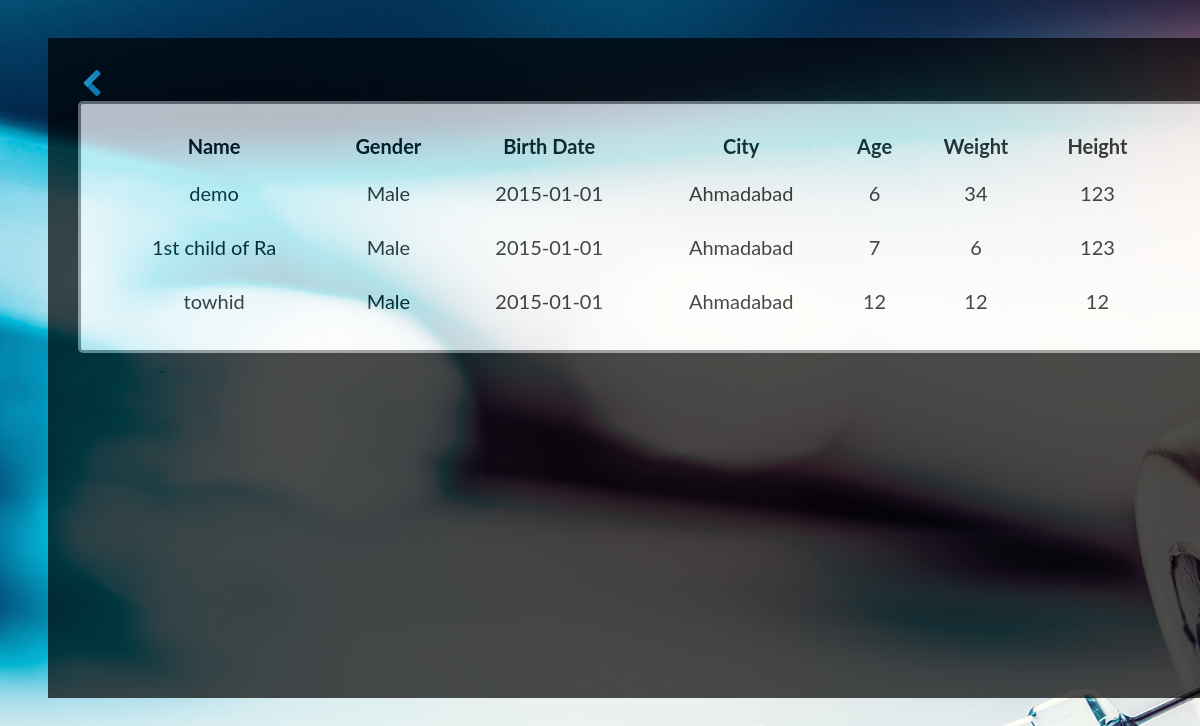
/e_vaccination_PHP/viewchild.php, run on the app's committed database.
### tables this page shows
CREATE TABLE `child` (
  `c_name` varchar(15) NOT NULL,
  `c_gender` varchar(8) DEFAULT NULL,
  `c_city` varchar(30) DEFAULT NULL,
  `c_birth` date DEFAULT NULL,
  `c_age` int(3) DEFAULT NULL,
  `c_weight` int(5) DEFAULT NULL,
  `c_height` int(5) DEFAULT NULL,
  `c_vaccine` varchar(100) DEFAULT NULL,
  `p_username` varchar(15) DEFAULT NULL
);

### e_vaccination_PHP/viewchild.php (the view, shortened to what this page needs)
<!DOCTYPE html>
<html>
<head>
</head>
<body>
<div>
<a href="adminindex.php"><img src="backarrow.png" width="30" height="30"></a></br>
<table class="tabel_style" cellspacing="5" cellpadding="5" >
<?php
	include 'database_connection.php';
	$query="SELECT * FROM child";
	$result = mysqli_query($con,$query);
	if(mysqli_num_rows($result) > 0){
		echo "<tr>
				<th>Name</th>
				<th>Gender</th>
				<th>Birth Date</th>
				<th>City</th>
				<th>Age</th>
				<th>Weight</th>
				<th>Height</th>
				<th>Vaccine</th>
				<th></th>
				<th></th>
			</tr>";
		while ($row = mysqli_fetch_array($result)) {
			echo "<tr>
					<td>".$row['c_name']."</td>
					<td>".$row['c_gender']."</td>
					<td>".$row['c_birth']."</td>
					<td>".$row['c_city']."</td>
					<td>".$row['c_age']."</td>
					<td>".$row['c_weight']."</td>
					<td>".$row['c_height']."</td>
					<td>".$row['c_vaccine']."</td>
					<td><a href='deletechild.php?c_name=".$row['c_name']."'>
						<img src='delete.png'width='35' height='35'/></a>
					</td>
				  </tr>";
		}
	}
	else{
		echo "<p>No Any patient Details !</p>";
	}
?>
</table>
</div>
</body>
</html>

### e_vaccination_PHP/viewchild.php (style rules this page uses)
body { font-family: "Lato", sans-serif; background-size: cover; position: fixed; background: url('indexback.jpg'); }
div { opacity: 0.7; background-color: black; width: 1400px; height: 600px; margin: 30px 40px; padding: 30px; overflow: auto; }
.tabel_style { background-color: white; border-radius: 5px; border-style: solid; font-size: 20px; padding: 20px; text-align: center; width: 1400px; }

### data on the page
child: c_name "demo", c_gender "Male", c_birth "2015-01-01", c_city "Ahmadabad", c_age "6", c_weight "34", c_height "123"
child: c_name "1st child of Ra", c_gender "Male", c_birth "2015-01-01", c_city "Ahmadabad", c_age "7", c_weight "6", c_height "123"
child: c_name "towhid", c_gender "Male", c_birth "2015-01-01", c_city "Ahmadabad", c_age "12", c_weight "12", c_height "12"
